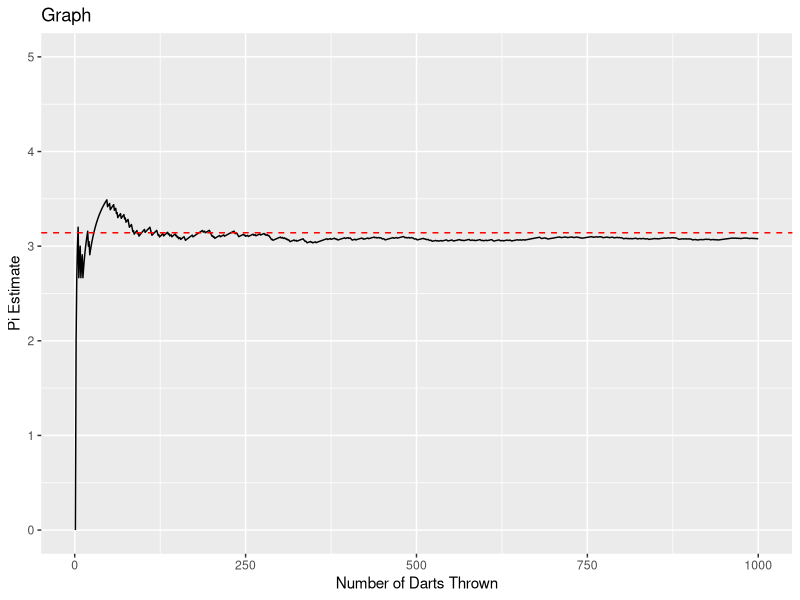

The R source for this figure:
library(ggplot2)

num_darts <- 1000
num_in_circle <- 0

pi_est <- numeric(num_darts)

for (i in 1:num_darts) {
  x <- runif(n = 1, min = -1, max = 1)
  y <- runif(n = 1, min = -1, max = 1)

  if (x^2 + y^2 <= 1) {
    num_in_circle <- num_in_circle + 1
  }

  pi_est[i] <- 4 * num_in_circle / i
}

# Create a data frame for ggplot2
data <- data.frame(
  darts = 1:num_darts,
  pi_est = pi_est
)

# Create the plot
plot <- ggplot(data, aes(x = darts, y = pi_est)) +
  geom_line() +
  geom_hline(yintercept = pi, color = "red", linetype = "dashed") +
  labs(x = "Number of Darts Thrown", y = "Pi Estimate", title = "Graph") +
  ylim(0, 5)

ggsave("visualization.png", plot = plot, width = 10, height = 6, dpi = 300)
